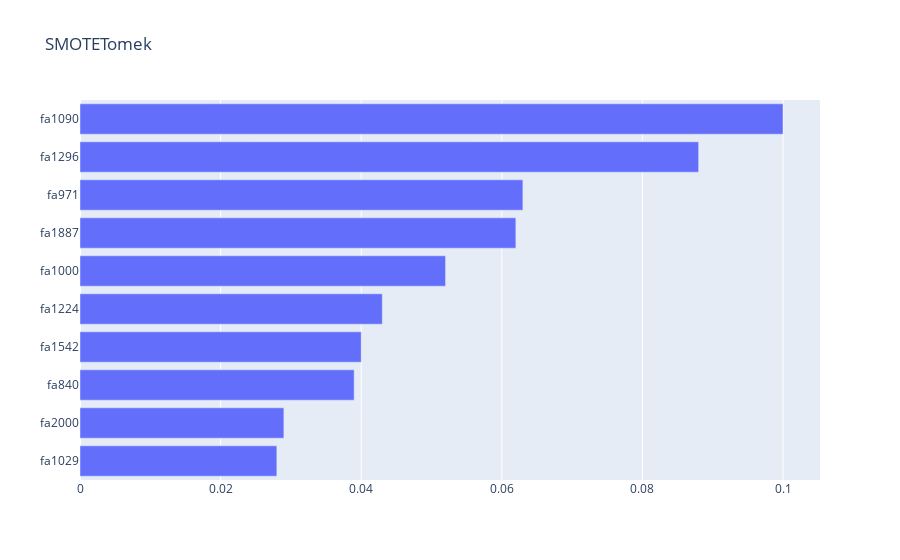

Notebook source saved alongside this figure:
### Code cell
# plot feature importance based on the random forests model
features_smotetomek, scores_smotetomek, fig = plot_important_features_RF(clf_smotetomek, 10, X_smotetomek, y_smotetomek, 'SMOTETomek')
fig.write_html('plots/RF/SMOTETomek_TopFeatures.html')

### Figure 1 — Plotly figure (JSON) as saved in the notebook; plotly's stock layout.template omitted (floating-point values rounded to 4 significant figures)
{"data": [{"orientation": "h", "type": "bar", "x": [0.1, 0.088, 0.063, 0.062, 0.052, 0.043, 0.04, 0.039, 0.029, 0.028], "y": ["fa1090", "fa1296", "fa971", "fa1887", "fa1000", "fa1224", "fa1542", "fa840", "fa2000", "fa1029"]}], "layout": {"title": {"text": "SMOTETomek"}, "yaxis": {"autorange": "reversed"}}}
